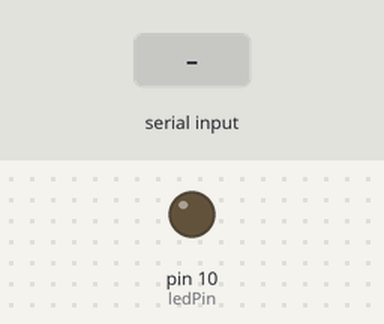
This sketch was run on a simulated Arduino Uno, built with avr-gcc and run on an emulated ATmega328P. On the bench: output pins drawn as LEDs (lit = HIGH). Dashed ring = blinking. The test bench sets the inputs (shaded band). What the sketch prints to the serial monitor is not drawn.

Above: at 1.2 s.
1.3 s: "90,45\n" received over Serial
At 1.45 s:
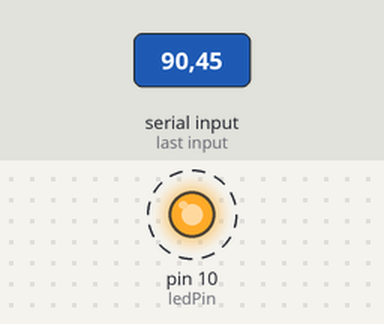
Timing chart, 0 to 10.3 s (numbered marks = the images above; inputs shaded):
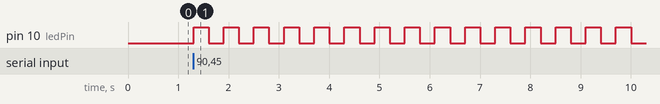

Measured:
- after the input at 1.3 s, pin 10 (ledPin): alternates HIGH for 0.30 s and LOW for 0.30 s, starting at once

The sketch:

MonitorSerial_interactuar.ino
```cpp
int blinkTimes;
String msg1 = " Por favor ingresa el numero de parpadeos: ";
int i;
int ledPin=10;
int dt=300;
void setup() {
  // put your setup code here, to run once:
  Serial.begin(9600);
  pinMode(ledPin,OUTPUT);
}

void loop() {
  // put your main code here, to run repeatedly:
  Serial.println();
  Serial.println(msg1);
  while (Serial.available() == 0 ) {

  }
  blinkTimes = Serial.parseInt();

  for (i = 1 ; i <=blinkTimes  ; i++) {
  digitalWrite(ledPin,HIGH);
  delay(dt);
  digitalWrite(ledPin,LOW);
  delay(dt);
  }
}
```
